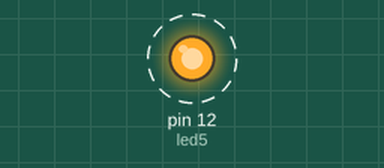
Recording of a sketch running on a simulated Arduino Uno, built with avr-gcc and run on an emulated ATmega328P. Parts: output pins drawn as LEDs (lit = HIGH). Dashed ring = blinking.

Above: at 0.5 s.
Timing chart, 0 to 4.6 s (numbered marks = the images above):
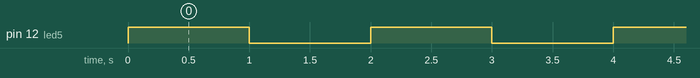

Measured:
- by itself, pin 12 (led5): alternates HIGH for 1.0 s and LOW for 1.0 s

The sketch:

Led_don.ino
```cpp
int led5 = 12;

void setup()
{
  pinMode(led5, OUTPUT);
}

void loop()
{
  digitalWrite(led5, HIGH);
  delay(1000);
  digitalWrite(led5, LOW);
  delay(1000);
}
```
